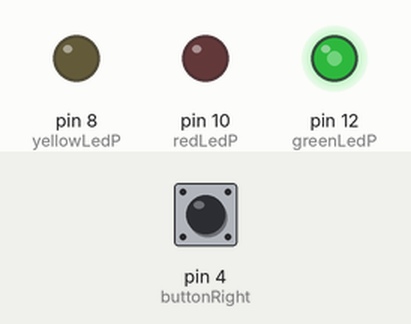
The sketch below on a simulated Arduino Uno, built with avr-gcc and run on an emulated ATmega328P. On the bench: output pins drawn as LEDs (lit = HIGH). The test bench sets the inputs (shaded band); at power-on: pin 4 (buttonRight) LOW.

Above: at 1.2 s.
1.3 s: pin 4 (buttonRight) pulled HIGH for 0.15 s
At 2.6 s:
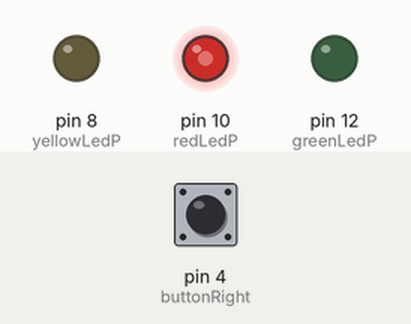
2.9 s: pin 4 (buttonRight) pulled HIGH for 1 s
At 5.1 s:
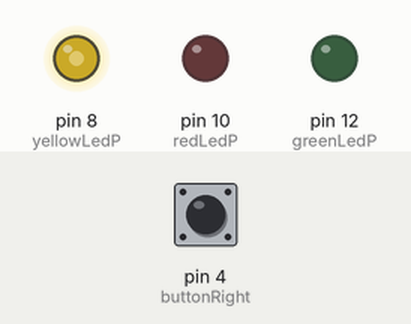
5.4 s: pin 4 (buttonRight) pulled HIGH for 0.15 s
At 5.47 s:
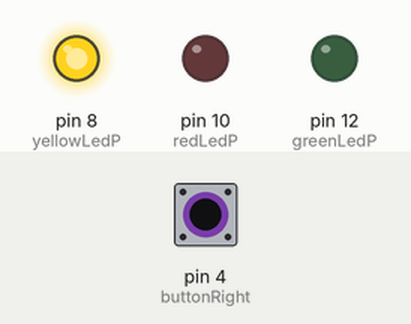
Timing chart, 0 to 8.4 s (numbered marks = the images above; inputs shaded):
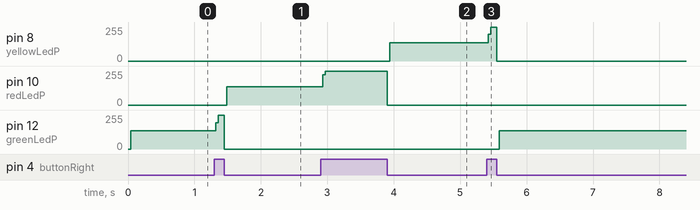

The sketch:

LedsHunt.ino
```cpp
int MAX_WIDTH = 3;

int greenLedP = 12;
int redLedP = 10;
int yellowLedP = 8;
int buttonLeft = 2;
int buttonRight = 4;
int ledsP[] = {greenLedP,redLedP,yellowLedP};
int positionLed = 0;

void setup() {
  // put your setup code here, to run once:
  pinMode(greenLedP,OUTPUT);
  pinMode(redLedP,OUTPUT);
  pinMode(yellowLedP,OUTPUT);
  pinMode(buttonRight, INPUT);
  pinMode(buttonLeft, INPUT);
}

void loop() {
  // put your main code here, to run repeatedly:
  int actualPin = ledsP[positionLed];
  digitalWrite(actualPin,HIGH);

  if(digitalRead(buttonRight)==HIGH){
 //   if(positionLed<MAX_WIDTH){
      positionLed = ++positionLed%MAX_WIDTH;
  //  }
    waitTillKeyNotPress(buttonRight);
  }
 // movePlayer(buttonPin, positionLed, true);
  //movePlayer(buttonPin2, positionLed, false);
  int previousPin = actualPin;
  digitalWrite(previousPin, LOW);

}

void movePlayer(int buttonPin, int positionLed, boolean increases){
  if(digitalRead(buttonPin)==HIGH){
    if(increases){
      if(positionLed<MAX_WIDTH){
        positionLed++;
      }
    }else{
      if(positionLed>0){
        positionLed--;
      }
    }
  }
  waitTillKeyNotPress(buttonPin);
}

void waitTillKeyNotPress(int pin){
  while(digitalRead(pin)==HIGH){
    delay(10);
  }
}
```

Measured:
- after the input at 1.3 s, pin 10 (redLedP): 0/255 → 138/255 after 0.19 s; pin 12 (greenLedP): 137/255 → 255/255 at once, → 0/255 0.13 s later
- after the input at 2.9 s, pin 8 (yellowLedP): 0/255 → 137/255 after 1.0 s; pin 10 (redLedP): 138/255 → 255/255 at once, → 0/255 0.97 s later
- after the input at 5.4 s, pin 8 (yellowLedP): 137/255 → 255/255 at once, → 0/255 0.13 s later; pin 12 (greenLedP): 0/255 → 137/255 after 0.19 s
